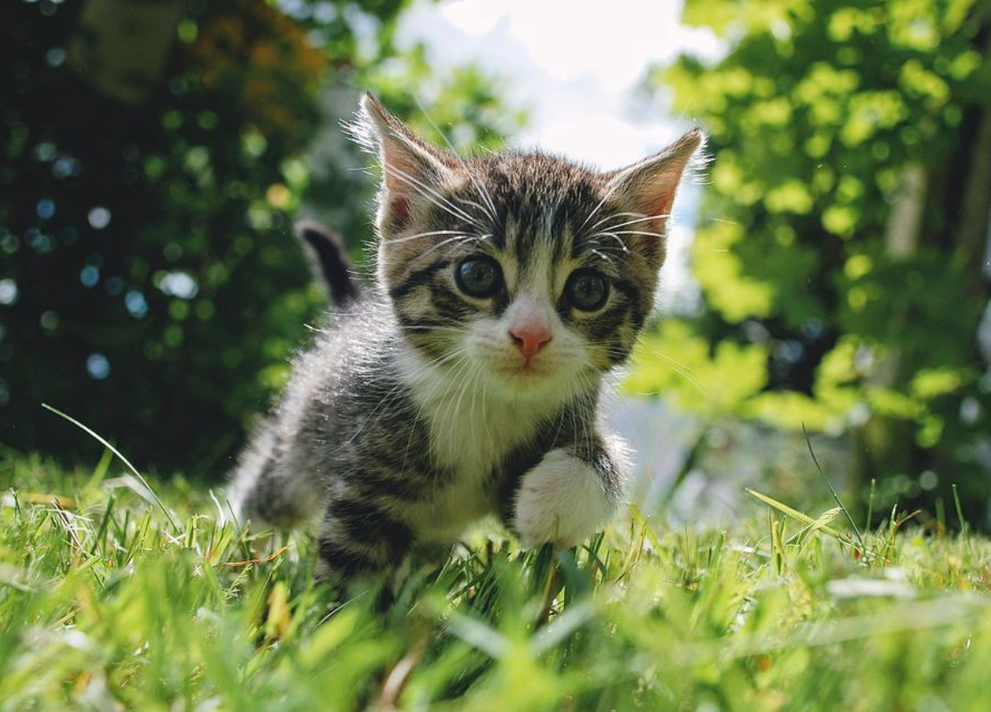
#> input picture cat.png, 991 x 712 px, shrunk from 1156 x 831 before the run
$ python lab_1.py
#> lines starting #> are read from the running program, lines starting #| are printed output that depends on the picture
"""
py -m pip install opencv-python numpy matplotlib
"""

import cv2
import numpy as np
import matplotlib.pyplot as plt

img = cv2.imread('cat.png')
#> img is the input picture: shape (712, 991, 3); mean B, G, R 77.7, 121, 107.5

# Convert BGR to RGB and grayscale
img_rgb = cv2.cvtColor(img, cv2.COLOR_BGR2RGB)
gray = cv2.cvtColor(img, cv2.COLOR_BGR2GRAY)
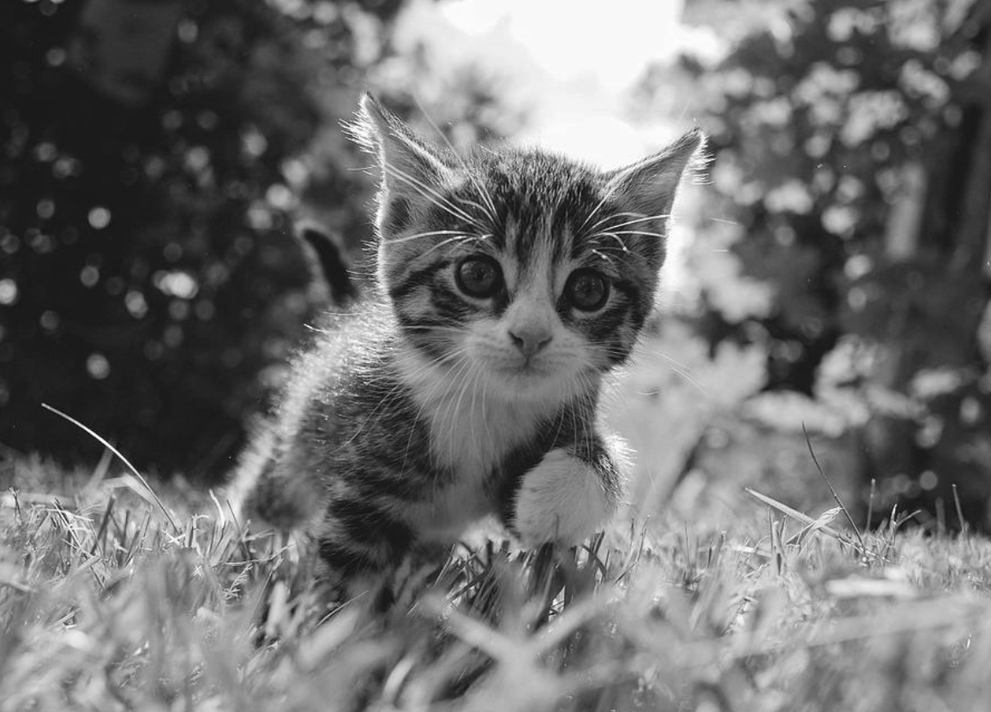
#> gray: shape (712, 991); min 14, max 255, mean 112

# i) Histogram
hist = cv2.calcHist([gray], [0], None, [256], [0, 256])
#> hist = 256 values, max 16490 at index 27, min 0 at index 0, mean 2756.2

# ii) Low Pass Filter
low_pass = cv2.GaussianBlur(gray, (5, 5), 0)

# iii) High Pass Filter
kernel = np.array([
    [-1, -1, -1],
    [-1,  8, -1],
    [-1, -1, -1]
])
high_pass = cv2.filter2D(gray, -1, kernel)
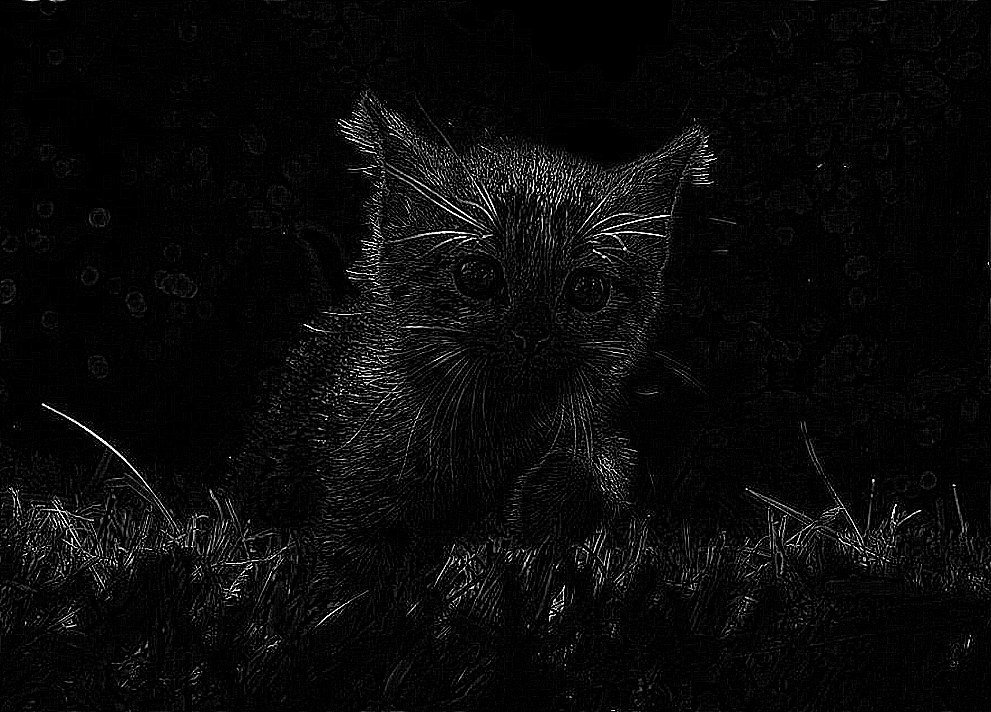
#> high_pass: shape (712, 991); min 0, max 255, mean 9.3

# Display results
plt.figure(figsize=(12, 8))

plt.subplot(2, 2, 1)
plt.imshow(gray, cmap='gray')
plt.title('Original Grayscale Image')
plt.axis('off')

plt.subplot(2, 2, 2)
plt.plot(hist)
plt.title('Histogram')
plt.xlabel('Pixel Intensity')
plt.ylabel('Frequency')

plt.subplot(2, 2, 3)
plt.imshow(low_pass, cmap='gray')
plt.title('Low Pass Filtered Image')
plt.axis('off')

plt.subplot(2, 2, 4)
plt.imshow(high_pass, cmap='gray')
plt.title('High Pass Filtered Image')
plt.axis('off')

plt.tight_layout()
plt.show()
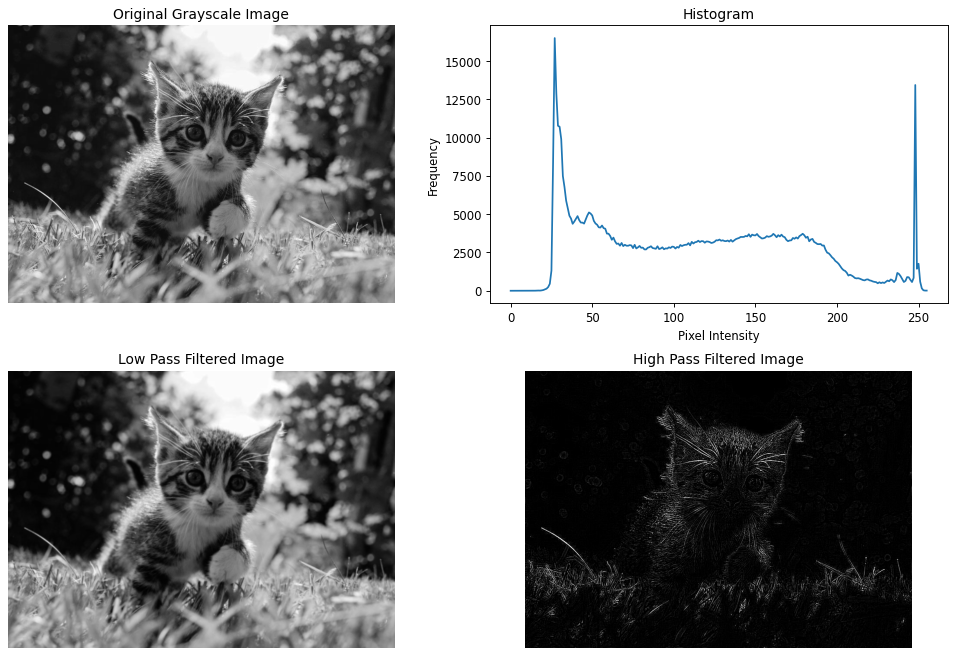
#> figure drawn by matplotlib, 4 panels; panel 2: curve peaks at x = 27, y = 16490

$ run again, with rice.png copied over cat.png
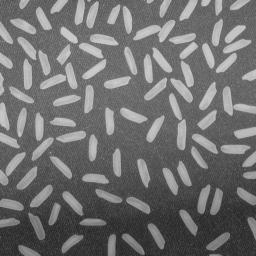
#> input picture rice.png, 256 x 256 px
#> img is the input picture: shape (256, 256, 3); min 40, max 204, mean 111.2
#> hist = 256 values, max 1419 at index 104, min 0 at index 0, mean 256
#> `high_pass = cv2.filter2D(gray, -1, kernel)`:
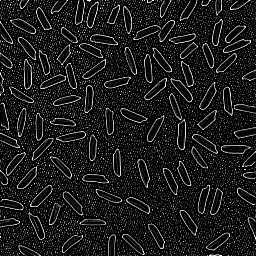
#> high_pass: shape (256, 256); min 0, max 255, mean 28.3
#> `plt.show()`:
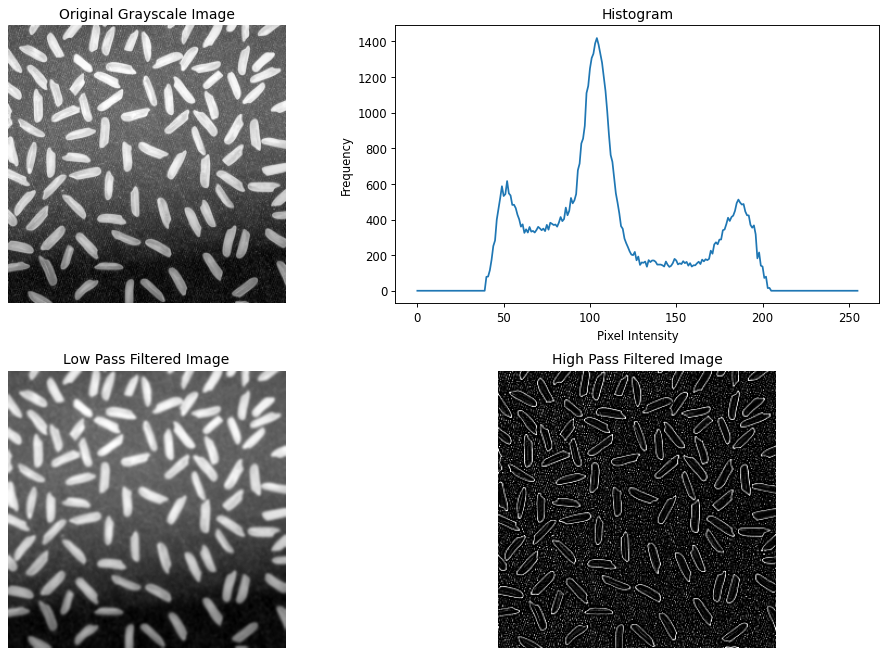
#> figure drawn by matplotlib, 4 panels; panel 2: curve peaks at x = 104, y = 1419
